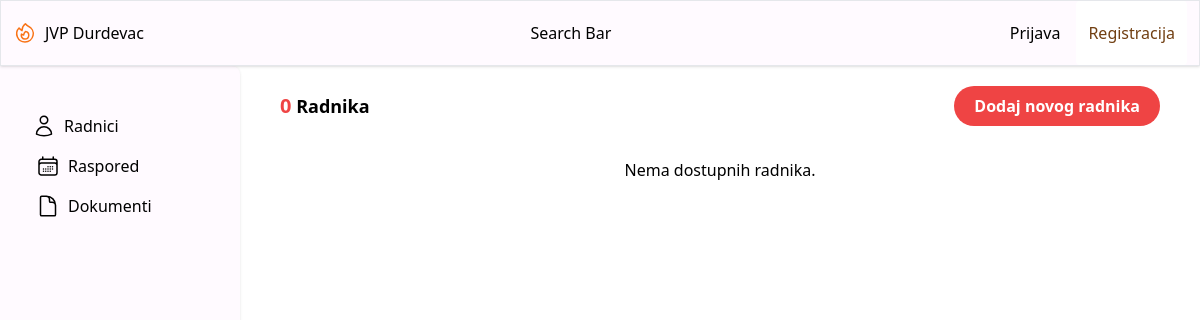
The app's page /radnici/, older data.
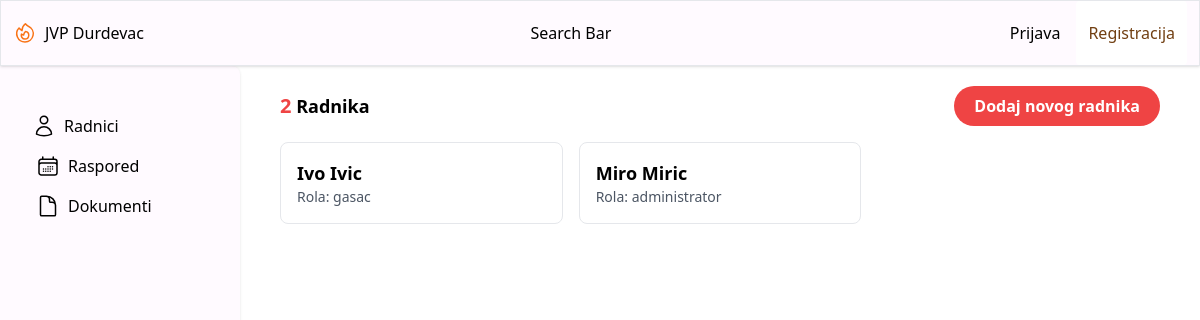
The same page, newer data.
### scheduler/models.py (models this page shows, shortened)
class Employee(models.Model):
    name = models.CharField(max_length=100)
    surname = models.CharField(max_length=100)
    role = models.CharField(max_length=100)
    group = models.CharField(max_length=100)

### scheduler/views.py (the view)
# urls.py: path('radnici/', radnici, name='radnici'),
def radnici(request):
    employees = Employee.objects.all()
    if request.method == 'POST':
        form = UserRegisterForm(request.POST)
        if form.is_valid():
            user = form.save()
            login(request, user)
            return redirect('landingPage')
    else:
        form = UserRegisterForm()
    context = {
        'form': form,
        'employees': employees,
    }
    return render(request, 'scheduler/radnici.html', context)

### scheduler/templates/scheduler/radnici.html (shortened to what this page needs)
{% extends "base.html" %}
{% block content %}
<body>
    <div class="flex justify-between items-center mb-4">
        <h2 class="text-lg font-semibold"><span class="text-xl text-red-500">{{ employees.count }}</span> Radnika</h2>
        <button class="modal-open bg-red-500 hover:bg-red-700 text-white font-bold py-2 px-5 rounded-full">Dodaj novog
            radnika</button>
    </div>
    <div class=" items-center mb-4container mx-auto">
        {% if employees %}
        <div class="grid grid-cols-1 md:grid-cols-2 lg:grid-cols-3 gap-4">
            {% for employee in employees %}
            <div class="p-4 border rounded-lg">
                <h3 class="text-lg font-semibold">{{ employee.name }} {{ employee.surname }}</h3>
                <p class="text-sm text-gray-600">Rola: {{ employee.role }}</p>
            </div>
            {% endfor %}
        </div>
        {% else %}
        <div class="text-center py-4">
            <p>Nema dostupnih radnika.</p>
        </div>
        {% endif %}
    </div>
</body>
{% endblock %}

Row changes from the older to the newer data that the page shows:
added Employee: name "Ivo", surname "Ivic", role "gasac"
added Employee: name "Miro", surname "Miric", role "administrator"
Text that changed along with them:
{{ employees.count }}: "0" → "2"
text no longer shown: "Nema dostupnih radnika."
